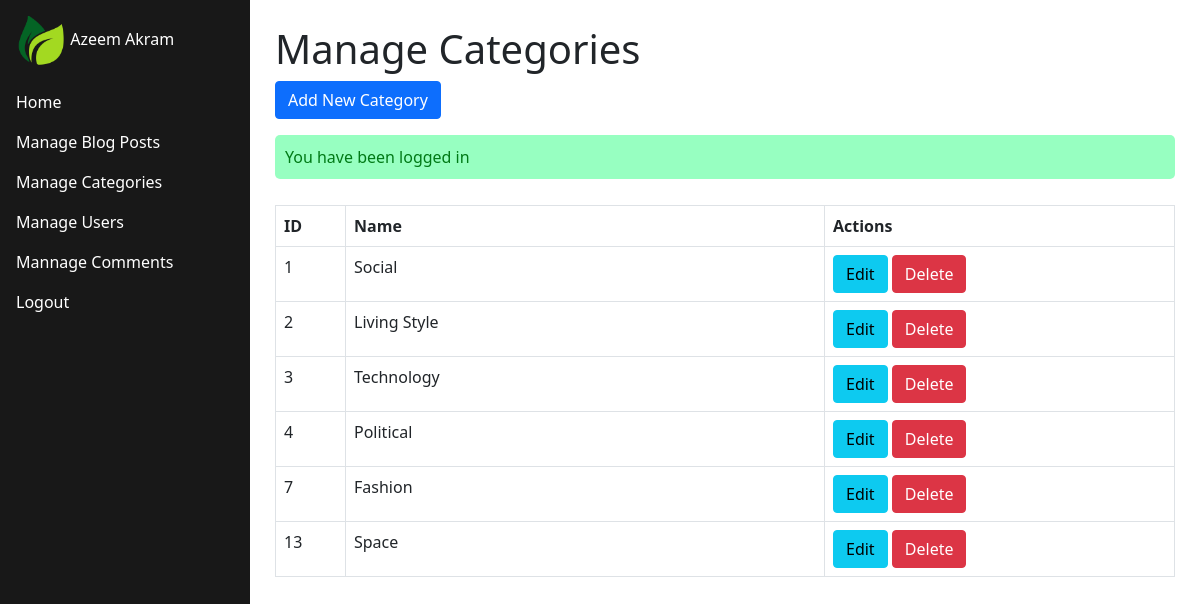
Screenshot of /admin/categories.php (signed in) with the database file from the repository.
### tables this page shows
CREATE TABLE `categories` (
  `id` int(11) NOT NULL,
  `name` varchar(50) NOT NULL
);

### admin/categories.php (the view, shortened to what this page needs)
<?php
include "../database.php";
$sql = "Select * from categories";
$results = $conn->query($sql);
?>
<!doctype html>
<html lang="en">
<head>
  <link href="https://cdn.jsdelivr.net/npm/bootstrap@5.0.2/dist/css/bootstrap.min.css" rel="stylesheet"
>
  <link rel="stylesheet" href="/assets/css/style.css" />
</head>
<body>
  <?php include "includes/sidebar.php" ?>
  <div class="main-container">
    <h1>Manage Categories</h1>
    <button type="button" class="btn btn-primary mb-3" data-bs-toggle="modal" data-bs-target="#addCategoryModel">
      Add New Category
    </button>
    <?php include "../includes/messages.php" ?>
    <table class="table table-bordered table-stripped mt-3">
      <tr>
        <th style="width: 70px">ID</th>
        <th>Name</th>
        <th style="width: 350px">Actions</th>
      </tr>
      <?php
      if ($results) {
        while ($row = $results->fetch_assoc()) {
          ?>
          <tr>
            <td><?php echo $row['id'] ?></td>
            <td><?php echo $row['name'] ?></td>
            <td>
              <button class="btn btn-info" data-bs-toggle="modal"
                data-bs-target="#editModel_<?php echo $row['id']; ?>">Edit</button>
                <button type="button" class="btn btn-danger" data-bs-toggle="modal" data-bs-target="#deleteModel_<?php echo $row['id'] ?>">
                Delete
                </button>
            </td>
          </tr>
          <?php
        }
      }
      ?>
    </table>
  </div>
</body>
</html>

### assets/css/style.css (style rules this page uses)
.main-container { margin-left: 250px; padding: 25px; }

### rows the page displays
categories: id "1", name "Social"
categories: id "2", name "Living Style"
categories: id "3", name "Technology"
categories: id "4", name "Political"
categories: id "7", name "Fashion"
categories: id "13", name "Space"

### other values shown
$_SESSION['admin_first_name'] "Azeem"
$_SESSION['admin_last_name'] "Akram"
$_SESSION['success'] "You have been logged in"
